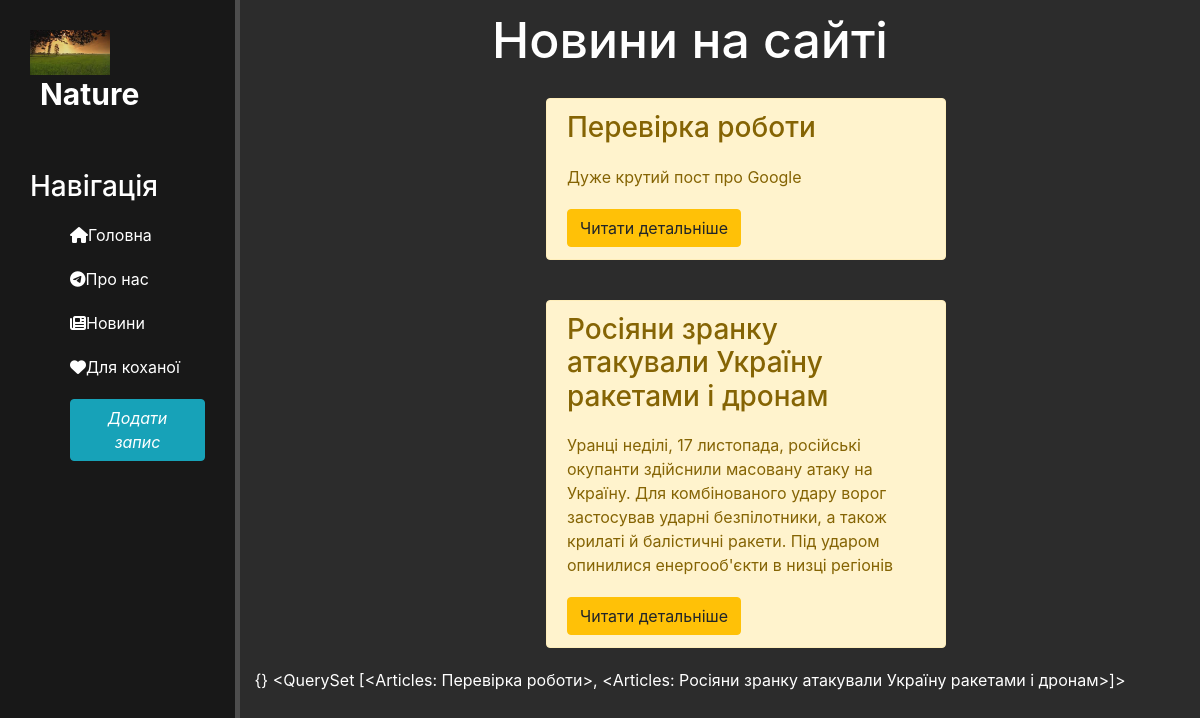
Before: /news/ with the older database file.
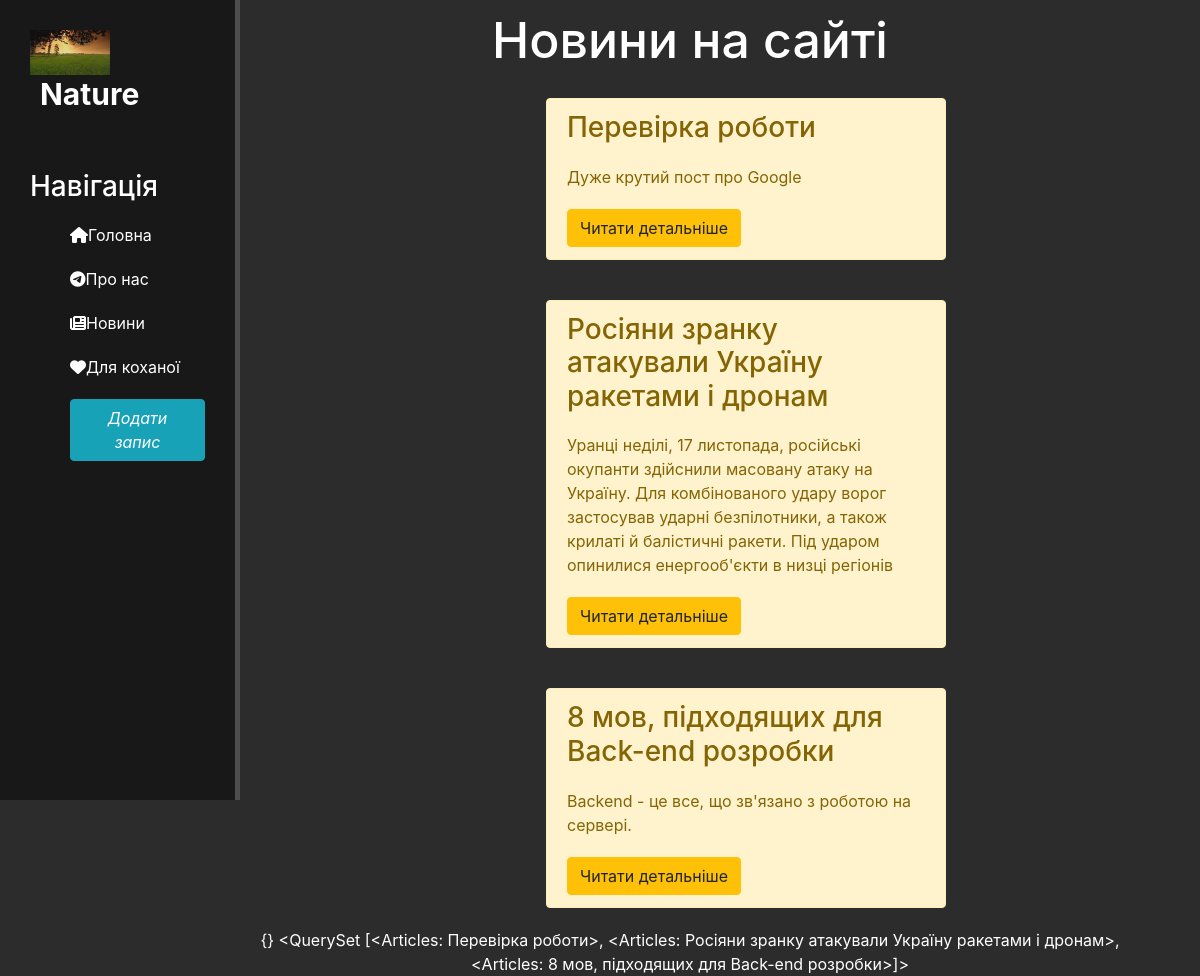
After: the same page with the newer database file.
### news/models.py (models this page shows, shortened)
class Articles(models.Model):
    title = models.CharField('Заголовок', max_length = 50)
    anons = models.CharField('Анонс', max_length = 250)
    full_text = models.TextField('Стаття')
    date = models.DateTimeField('Дата публікації')
    def __str__(self):
        return self.title
    class Meta:
        verbose_name = 'Новина'
        verbose_name_plural = 'Новини'

### news/views.py (the view)
# urls.py: path('', views.news_home, name = 'news_home'),
def news_home(request):
    news = Articles.objects.all()
    return render(request, 'news/news_home.html', {'news' : news})

### news/templates/news/news_home.html (shortened to what this page needs)
{% extends 'main/layout.html' %}
{% block content %}
    <div class="features">
        <h1>Новини на сайті</h1>
        {% if news %}
            {% for el in news %}
                <div class="alert alert-warning">
                    <h3>{{ el.title }}</h3>
                    <p>{{ el.anons }}</p>
                    <a href="{% url 'news-detail' el.id %}" class="btn btn-warning">Читати детальніше</a>
                </div>
            {% endfor %}
        {% else %}
            <p>У вас немає записів</p>
        {% endif %}
        {}
    {{ news }}
    </div>
{% endblock %}

Changed rows visible on the page:
computed for Articles "Перевірка роботи": title.title "<QuerySet [<Articles: Перевірка роботи>, <Articles: Росіяни зранку атакували Україну ракетами і дронам>]>" → "<QuerySet [<Articles: Перевірка роботи>, <Articles: Росіяни зранку атакували Україну ракетами і дронам>, <Articles: 8 мов, підходящих для Back-end розробки>]>"
added Articles: title "8 мов, підходящих для Back-end розробки", anons "Backend - це все, що зв'язано з роботою на сервері."
